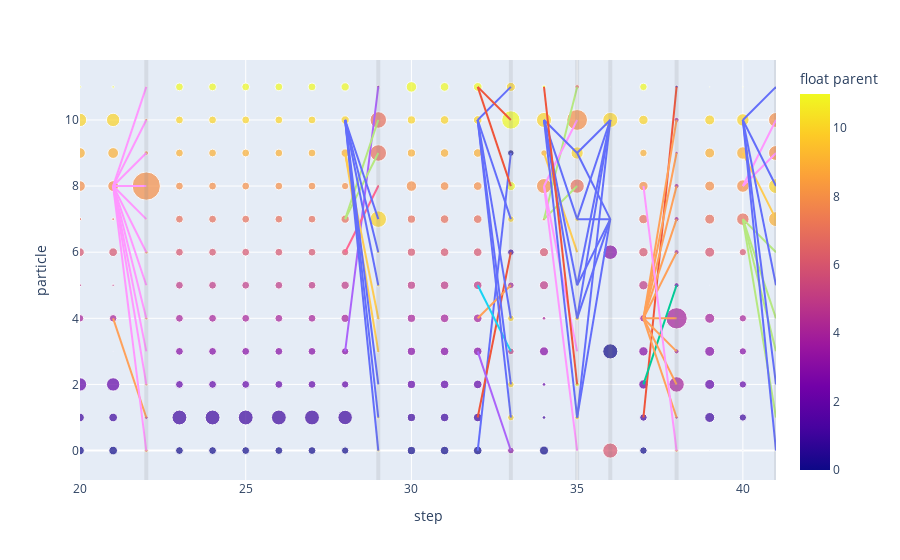

Here is the notebook cell this chart was saved with:
### Code cell
fig = px.scatter(
    recs, x="step", y="particle", size='prop_exp_weight', color="float parent", hover_name="token", 
    hover_data=["context_string","weight", "resample?"], 
    # animation_frame="step", animation_group="parent", 
    range_x=[20,41]
)
resample_steps = recs[recs['resample?'] == True]['step'].unique()
for step in resample_steps:
    fig.add_vline(x=step, line_width=4, opacity=0.15, line_color="gray")


# Add lines connecting dots with the same parent in consecutive steps
parents = recs['parent'].unique()
steps = sorted(recs['step'].unique())

# Ensure color consistency by creating a color map
available_colors = px.colors.qualitative.Plotly
parents = recs['parent'].unique()
color_map = {parent: available_colors[i % len(available_colors)] for i, parent in enumerate(parents)}

# Filter data for steps where resample? is True
resample_data = recs[recs['resample?'] == True]

# Add lines connecting dots with the same parent at resample steps
for parent in parents:
    parent_data = recs[recs['parent'] == parent]
    
    for step in resample_steps:
        data_step_n = parent_data[parent_data['step'] == step]
        data_step_n1 = parent_data[parent_data['step'] == step - 1]
        
        for _, row_n in data_step_n.iterrows():
            for _, row_n1 in data_step_n1.iterrows():
                fig.add_trace(go.Scatter(
                    x=[row_n['step'], row_n1['step']],
                    y=[row_n['particle'], row_n1['particle']],
                    mode='lines',
                    line=dict(color=color_map[parent]),
                    name=f'parent_{parent}',
                    showlegend=False
                ))

# Show the plot
fig.show()

### Figure 1 — Plotly figure (JSON) as saved in the notebook; plotly's stock layout.template omitted (floating-point values rounded to 4 significant figures; data arrays with more than 128 entries replaced by an {"elided": "..."} marker saying what was removed)
{"data": [{"customdata": {"elided": "504x3 mixed values"}, "hovertemplate": "<b>%{hovertext}</b><br><br>step=%{x}<br>particle=%{y}<br>prop_exp_weight=%{marker.size}<br>context_string=%{customdata[0]}<br>weight=%{customdata[1]}<br>resample?=%{customdata[2]}<br>float parent=%{marker.color}<extra></extra>", "hovertext": [[], [], [], [], [], [], [], [], [], [], [], [], " SELECT", " SELECT", " SELECT", " SELECT", " SELECT", " ", " SELECT", " SELECT", " SELECT", " SELECT", " SELECT", " SELECT", " state", " state", " state", " state", " state", " SELECT", " state", " ", " state", " state", " state", " state", "_", "_", "_", "_", "_", " state", "_", " state", "_", "_", "_", "_", "color", "color", "color", "color", "color", "_", "color", "_", "color", "color", "color", "color", ",", ",", ",", ",", ",", "color", ",", "color", ",", ",", ",", ",", " AV", " AV", " vote", " AV", " AV", ",", " AV", ",", " AV", " AV", " vote", " AV", "G", "G", ",", "G", "G", " AV", "G", " AV", "G", "G", ",", "G", "(", "(", " AV", "(", "(", "G", "(", "G", "(", "(", " AV", "(", "age", "age", "G", "vote", " age", "(", "age", "(", "age", "age", "G", "age", ")", ")", "(", ")", " )", "age", ")", " age", ")", ")", "(", ")", " FROM", " FROM", "age", " FROM", " FROM", ")", " FROM", " )", " FROM", " FROM", "age", " FROM", " data", " data", ")", " data", " data", " FROM", " data", " FROM", " data", " data", ")", " data", " WHERE", " WHERE", " FROM", " GROUP", " WHERE", " data", " WHERE", " data", " WHERE", " WHERE", " FROM", " WHERE", " race", " race", " data", " BY", " race", " WHERE", " race", " WHERE", " race", " race", " data", " vote", "_", "_", " GROUP", " state", "_", " race", "_", " race", "_", "_", " GROUP", " =", "eth", "eth", " BY", "_", "eth", "_", "eth", "_", "eth", "eth", " BY", " '", "nic", "nic", " state", "color", "nic", "eth", "nic", "eth", "nic", "nic", " state", "dem", "ity", "ity", "_", " ", "ity", "nic", "ity", "nic", "ity", "ity", "_", "ocrat", " =", " =", "color", " ORDER", " =", "ity", " =", "ity", "='", "='", "color", "'", " '", " '", ",", " BY", " '", " =", " '", " =", "white", "white", ",", " GROUP", "white", "white", " vote", " state", "white", " '", "white", " '", "'", "'", " vote", " BY", "'", "'", " ", "_", "'", "white", "'", "white", " ", " GROUP", " ", " state", " GROUP", " GROUP", " GROUP", " GROUP", " GROUP", " GROUP", " GROUP", " GROUP", " GROUP", " GROUP", " GROUP", " GROUP", " BY", " BY", " BY", " BY", " BY", " BY", " BY", " BY", " BY", " BY", " BY", " BY", " state", " state", " state", " state", " state", " state", " state", " state", " state", " state", " state", " state", "_", "_", "_", "_", "_", "_", "_", "_", "_", "_", "_", "_", "color", "color", "color", "color", "color", "color", "color", "color", "color", "color", "color", "color", " ", " ", "  ", " ", " ", " ", " ", " ORDER", " ", " ORDER", " ORDER", " ", " ORDER", " ORDER", " ORDER", " ORDER", " ORDER", " ORDER", " ORDER", " BY", " ORDER", " BY", " BY", " ORDER", " state", " state", " state", " state", " state", " state", " state", " state", " BY", " state", " state", " BY", "_", "_", "_", "_", "_", "_", "_", "_", " state", "_", "_", " state", "color", "color", "color", "color", "color", "color", "color", "color", "_", "color", "color", "_", ",", " ASC", " ", " ASC", " ASC", " ASC", " ", " ASC", "color", " ASC", " ", "color", " ", " DESC", " ASC", " ", " ASC", " ", " ", " ASC", " ", " age", " ASC", " ASC", " <", " ", " ", " <", " ", " <", " <", " ", " ASC", " ASC", "   ", " ", " ", "</", " <", " ", "</", "</", " ", "<", " <", "</", " ", " <", " <", " <", " ", " <", " </", " <", " <", " <", " <", " <", " <", " <", "/", "/", " <", "/", "s", "/", "/", "/", "/", "/", "/", "/", "s", ">", ">", ">", ">", "/", ">", ">", ">", ">", ">", "s", ">", " ", " ", " ", " ", "s", " ", "▪", "▪", "▪", "▪", ">", " ", "▪", "▪", "▪", "▪", ">", "▪", "▪", "▪", "▪", "▪", " "], "legendgroup": "", "marker": {"color": {"elided": "504 int values"}, "coloraxis": "coloraxis", "size": {"elided": "504 float values"}, "sizemode": "area", "sizeref": 0.02674, "symbol": "circle"}, "mode": "markers", "name": "", "orientation": "v", "showlegend": false, "type": "scatter", "x": {"elided": "504 int values"}, "xaxis": "x", "y": {"elided": "504 int values"}, "yaxis": "y"}, {"line": {"color": "#636EFA"}, "mode": "lines", "name": "parent_0", "showlegend": false, "type": "scatter", "x": [33, 32], "y": [9, 0]}, {"line": {"color": "#EF553B"}, "mode": "lines", "name": "parent_1", "showlegend": false, "type": "scatter", "x": [33, 32], "y": [6, 1]}, {"line": {"color": "#EF553B"}, "mode": "lines", "name": "parent_1", "showlegend": false, "type": "scatter", "x": [38, 37], "y": [11, 1]}, {"line": {"color": "#00CC96"}, "mode": "lines", "name": "parent_2", "showlegend": false, "type": "scatter", "x": [38, 37], "y": [5, 2]}, {"line": {"color": "#AB63FA"}, "mode": "lines", "name": "parent_3", "showlegend": false, "type": "scatter", "x": [29, 28], "y": [11, 3]}, {"line": {"color": "#AB63FA"}, "mode": "lines", "name": "parent_3", "showlegend": false, "type": "scatter", "x": [33, 32], "y": [0, 3]}, {"line": {"color": "#FFA15A"}, "mode": "lines", "name": "parent_4", "showlegend": false, "type": "scatter", "x": [22, 21], "y": [1, 4]}, {"line": {"color": "#FFA15A"}, "mode": "lines", "name": "parent_4", "showlegend": false, "type": "scatter", "x": [33, 32], "y": [5, 4]}, {"line": {"color": "#FFA15A"}, "mode": "lines", "name": "parent_4", "showlegend": false, "type": "scatter", "x": [38, 37], "y": [1, 4]}, {"line": {"color": "#FFA15A"}, "mode": "lines", "name": "parent_4", "showlegend": false, "type": "scatter", "x": [38, 37], "y": [2, 4]}, {"line": {"color": "#FFA15A"}, "mode": "lines", "name": "parent_4", "showlegend": false, "type": "scatter", "x": [38, 37], "y": [3, 4]}, {"line": {"color": "#FFA15A"}, "mode": "lines", "name": "parent_4", "showlegend": false, "type": "scatter", "x": [38, 37], "y": [4, 4]}, {"line": {"color": "#FFA15A"}, "mode": "lines", "name": "parent_4", "showlegend": false, "type": "scatter", "x": [38, 37], "y": [6, 4]}, {"line": {"color": "#FFA15A"}, "mode": "lines", "name": "parent_4", "showlegend": false, "type": "scatter", "x": [38, 37], "y": [7, 4]}, {"line": {"color": "#FFA15A"}, "mode": "lines", "name": "parent_4", "showlegend": false, "type": "scatter", "x": [38, 37], "y": [8, 4]}, {"line": {"color": "#FFA15A"}, "mode": "lines", "name": "parent_4", "showlegend": false, "type": "scatter", "x": [38, 37], "y": [9, 4]}, {"line": {"color": "#FFA15A"}, "mode": "lines", "name": "parent_4", "showlegend": false, "type": "scatter", "x": [38, 37], "y": [10, 4]}, {"line": {"color": "#19D3F3"}, "mode": "lines", "name": "parent_5", "showlegend": false, "type": "scatter", "x": [33, 32], "y": [3, 5]}, {"line": {"color": "#FF6692"}, "mode": "lines", "name": "parent_6", "showlegend": false, "type": "scatter", "x": [29, 28], "y": [8, 6]}, {"line": {"color": "#B6E880"}, "mode": "lines", "name": "parent_7", "showlegend": false, "type": "scatter", "x": [29, 28], "y": [9, 7]}, {"line": {"color": "#B6E880"}, "mode": "lines", "name": "parent_7", "showlegend": false, "type": "scatter", "x": [29, 28], "y": [10, 7]}, {"line": {"color": "#B6E880"}, "mode": "lines", "name": "parent_7", "showlegend": false, "type": "scatter", "x": [35, 34], "y": [8, 7]}, {"line": {"color": "#B6E880"}, "mode": "lines", "name": "parent_7", "showlegend": false, "type": "scatter", "x": [35, 34], "y": [11, 7]}, {"line": {"color": "#B6E880"}, "mode": "lines", "name": "parent_7", "showlegend": false, "type": "scatter", "x": [41, 40], "y": [1, 7]}, {"line": {"color": "#B6E880"}, "mode": "lines", "name": "parent_7", "showlegend": false, "type": "scatter", "x": [41, 40], "y": [3, 7]}, {"line": {"color": "#B6E880"}, "mode": "lines", "name": "parent_7", "showlegend": false, "type": "scatter", "x": [41, 40], "y": [4, 7]}, {"line": {"color": "#B6E880"}, "mode": "lines", "name": "parent_7", "showlegend": false, "type": "scatter", "x": [41, 40], "y": [6, 7]}, {"line": {"color": "#FF97FF"}, "mode": "lines", "name": "parent_8", "showlegend": false, "type": "scatter", "x": [22, 21], "y": [0, 8]}, {"line": {"color": "#FF97FF"}, "mode": "lines", "name": "parent_8", "showlegend": false, "type": "scatter", "x": [22, 21], "y": [2, 8]}, {"line": {"color": "#FF97FF"}, "mode": "lines", "name": "parent_8", "showlegend": false, "type": "scatter", "x": [22, 21], "y": [3, 8]}, {"line": {"color": "#FF97FF"}, "mode": "lines", "name": "parent_8", "showlegend": false, "type": "scatter", "x": [22, 21], "y": [4, 8]}, {"line": {"color": "#FF97FF"}, "mode": "lines", "name": "parent_8", "showlegend": false, "type": "scatter", "x": [22, 21], "y": [5, 8]}, {"line": {"color": "#FF97FF"}, "mode": "lines", "name": "parent_8", "showlegend": false, "type": "scatter", "x": [22, 21], "y": [6, 8]}, {"line": {"color": "#FF97FF"}, "mode": "lines", "name": "parent_8", "showlegend": false, "type": "scatter", "x": [22, 21], "y": [7, 8]}, {"line": {"color": "#FF97FF"}, "mode": "lines", "name": "parent_8", "showlegend": false, "type": "scatter", "x": [22, 21], "y": [8, 8]}, {"line": {"color": "#FF97FF"}, "mode": "lines", "name": "parent_8", "showlegend": false, "type": "scatter", "x": [22, 21], "y": [9, 8]}, {"line": {"color": "#FF97FF"}, "mode": "lines", "name": "parent_8", "showlegend": false, "type": "scatter", "x": [22, 21], "y": [10, 8]}, {"line": {"color": "#FF97FF"}, "mode": "lines", "name": "parent_8", "showlegend": false, "type": "scatter", "x": [22, 21], "y": [11, 8]}, {"line": {"color": "#FF97FF"}, "mode": "lines", "name": "parent_8", "showlegend": false, "type": "scatter", "x": [35, 34], "y": [0, 8]}, {"line": {"color": "#FF97FF"}, "mode": "lines", "name": "parent_8", "showlegend": false, "type": "scatter", "x": [35, 34], "y": [3, 8]}, {"line": {"color": "#FF97FF"}, "mode": "lines", "name": "parent_8", "showlegend": false, "type": "scatter", "x": [35, 34], "y": [10, 8]}, {"line": {"color": "#FF97FF"}, "mode": "lines", "name": "parent_8", "showlegend": false, "type": "scatter", "x": [38, 37], "y": [0, 8]}, {"line": {"color": "#FF97FF"}, "mode": "lines", "name": "parent_8", "showlegend": false, "type": "scatter", "x": [41, 40], "y": [9, 8]}, {"line": {"color": "#FF97FF"}, "mode": "lines", "name": "parent_8", "showlegend": false, "type": "scatter", "x": [41, 40], "y": [10, 8]}, {"line": {"color": "#FECB52"}, "mode": "lines", "name": "parent_9", "showlegend": false, "type": "scatter", "x": [29, 28], "y": [3, 9]}, {"line": {"color": "#FECB52"}, "mode": "lines", "name": "parent_9", "showlegend": false, "type": "scatter", "x": [29, 28], "y": [4, 9]}, {"line": {"color": "#FECB52"}, "mode": "lines", "name": "parent_9", "showlegend": false, "type": "scatter", "x": [35, 34], "y": [6, 9]}, {"line": {"color": "#FECB52"}, "mode": "lines", "name": "parent_9", "showlegend": false, "type": "scatter", "x": [41, 40], "y": [7, 9]}, {"line": {"color": "#636EFA"}, "mode": "lines", "name": "parent_10", "showlegend": false, "type": "scatter", "x": [29, 28], "y": [0, 10]}, {"line": {"color": "#636EFA"}, "mode": "lines", "name": "parent_10", "showlegend": false, "type": "scatter", "x": [29, 28], "y": [1, 10]}, {"line": {"color": "#636EFA"}, "mode": "lines", "name": "parent_10", "showlegend": false, "type": "scatter", "x": [29, 28], "y": [2, 10]}, {"line": {"color": "#636EFA"}, "mode": "lines", "name": "parent_10", "showlegend": false, "type": "scatter", "x": [29, 28], "y": [5, 10]}, {"line": {"color": "#636EFA"}, "mode": "lines", "name": "parent_10", "showlegend": false, "type": "scatter", "x": [29, 28], "y": [6, 10]}, {"line": {"color": "#636EFA"}, "mode": "lines", "name": "parent_10", "showlegend": false, "type": "scatter", "x": [29, 28], "y": [7, 10]}, {"line": {"color": "#636EFA"}, "mode": "lines", "name": "parent_10", "showlegend": false, "type": "scatter", "x": [33, 32], "y": [1, 10]}, {"line": {"color": "#636EFA"}, "mode": "lines", "name": "parent_10", "showlegend": false, "type": "scatter", "x": [33, 32], "y": [2, 10]}, {"line": {"color": "#636EFA"}, "mode": "lines", "name": "parent_10", "showlegend": false, "type": "scatter", "x": [33, 32], "y": [4, 10]}, {"line": {"color": "#636EFA"}, "mode": "lines", "name": "parent_10", "showlegend": false, "type": "scatter", "x": [33, 32], "y": [7, 10]}, {"line": {"color": "#636EFA"}, "mode": "lines", "name": "parent_10", "showlegend": false, "type": "scatter", "x": [33, 32], "y": [11, 10]}, {"line": {"color": "#636EFA"}, "mode": "lines", "name": "parent_10", "showlegend": false, "type": "scatter", "x": [35, 34], "y": [1, 10]}, {"line": {"color": "#636EFA"}, "mode": "lines", "name": "parent_10", "showlegend": false, "type": "scatter", "x": [35, 34], "y": [4, 10]}, {"line": {"color": "#636EFA"}, "mode": "lines", "name": "parent_10", "showlegend": false, "type": "scatter", "x": [35, 34], "y": [5, 10]}, {"line": {"color": "#636EFA"}, "mode": "lines", "name": "parent_10", "showlegend": false, "type": "scatter", "x": [35, 34], "y": [7, 10]}, {"line": {"color": "#636EFA"}, "mode": "lines", "name": "parent_10", "showlegend": false, "type": "scatter", "x": [35, 34], "y": [9, 10]}, {"line": {"color": "#636EFA"}, "mode": "lines", "name": "parent_10", "showlegend": false, "type": "scatter", "x": [36, 35], "y": [7, 1]}, {"line": {"color": "#636EFA"}, "mode": "lines", "name": "parent_10", "showlegend": false, "type": "scatter", "x": [36, 35], "y": [7, 4]}, {"line": {"color": "#636EFA"}, "mode": "lines", "name": "parent_10", "showlegend": false, "type": "scatter", "x": [36, 35], "y": [7, 5]}, {"line": {"color": "#636EFA"}, "mode": "lines", "name": "parent_10", "showlegend": false, "type": "scatter", "x": [36, 35], "y": [7, 7]}, {"line": {"color": "#636EFA"}, "mode": "lines", "name": "parent_10", "showlegend": false, "type": "scatter", "x": [36, 35], "y": [7, 9]}, {"line": {"color": "#636EFA"}, "mode": "lines", "name": "parent_10", "showlegend": false, "type": "scatter", "x": [36, 35], "y": [10, 1]}, {"line": {"color": "#636EFA"}, "mode": "lines", "name": "parent_10", "showlegend": false, "type": "scatter", "x": [36, 35], "y": [10, 4]}, {"line": {"color": "#636EFA"}, "mode": "lines", "name": "parent_10", "showlegend": false, "type": "scatter", "x": [36, 35], "y": [10, 5]}, {"line": {"color": "#636EFA"}, "mode": "lines", "name": "parent_10", "showlegend": false, "type": "scatter", "x": [36, 35], "y": [10, 7]}, {"line": {"color": "#636EFA"}, "mode": "lines", "name": "parent_10", "showlegend": false, "type": "scatter", "x": [36, 35], "y": [10, 9]}, {"line": {"color": "#636EFA"}, "mode": "lines", "name": "parent_10", "showlegend": false, "type": "scatter", "x": [41, 40], "y": [0, 10]}, {"line": {"color": "#636EFA"}, "mode": "lines", "name": "parent_10", "showlegend": false, "type": "scatter", "x": [41, 40], "y": [2, 10]}, {"line": {"color": "#636EFA"}, "mode": "lines", "name": "parent_10", "showlegend": false, "type": "scatter", "x": [41, 40], "y": [5, 10]}, {"line": {"color": "#636EFA"}, "mode": "lines", "name": "parent_10", "showlegend": false, "type": "scatter", "x": [41, 40], "y": [8, 10]}, {"line": {"color": "#636EFA"}, "mode": "lines", "name": "parent_10", "showlegend": false, "type": "scatter", "x": [41, 40], "y": [11, 10]}, {"line": {"color": "#EF553B"}, "mode": "lines", "name": "parent_11", "showlegend": false, "type": "scatter", "x": [33, 32], "y": [8, 11]}, {"line": {"color": "#EF553B"}, "mode": "lines", "name": "parent_11", "showlegend": false, "type": "scatter", "x": [33, 32], "y": [10, 11]}, {"line": {"color": "#EF553B"}, "mode": "lines", "name": "parent_11", "showlegend": false, "type": "scatter", "x": [35, 34], "y": [2, 11]}], "layout": {"coloraxis": {"colorbar": {"title": {"text": "float parent"}}, "colorscale": [[0, "#0d0887"], [0.1111, "#46039f"], [0.2222, "#7201a8"], [0.3333, "#9c179e"], [0.4444, "#bd3786"], [0.5556, "#d8576b"], [0.6667, "#ed7953"], [0.7778, "#fb9f3a"], [0.8889, "#fdca26"], [1, "#f0f921"]]}, "legend": {"itemsizing": "constant", "tracegroupgap": 0}, "margin": {"t": 60}, "shapes": [{"line": {"color": "gray", "width": 4}, "opacity": 0.15, "type": "line", "x0": 22, "x1": 22, "xref": "x", "y0": 0, "y1": 1, "yref": "y domain"}, {"line": {"color": "gray", "width": 4}, "opacity": 0.15, "type": "line", "x0": 29, "x1": 29, "xref": "x", "y0": 0, "y1": 1, "yref": "y domain"}, {"line": {"color": "gray", "width": 4}, "opacity": 0.15, "type": "line", "x0": 33, "x1": 33, "xref": "x", "y0": 0, "y1": 1, "yref": "y domain"}, {"line": {"color": "gray", "width": 4}, "opacity": 0.15, "type": "line", "x0": 35, "x1": 35, "xref": "x", "y0": 0, "y1": 1, "yref": "y domain"}, {"line": {"color": "gray", "width": 4}, "opacity": 0.15, "type": "line", "x0": 36, "x1": 36, "xref": "x", "y0": 0, "y1": 1, "yref": "y domain"}, {"line": {"color": "gray", "width": 4}, "opacity": 0.15, "type": "line", "x0": 38, "x1": 38, "xref": "x", "y0": 0, "y1": 1, "yref": "y domain"}, {"line": {"color": "gray", "width": 4}, "opacity": 0.15, "type": "line", "x0": 41, "x1": 41, "xref": "x", "y0": 0, "y1": 1, "yref": "y domain"}], "xaxis": {"anchor": "y", "domain": [0, 1], "range": [20, 41], "title": {"text": "step"}}, "yaxis": {"anchor": "x", "domain": [0, 1], "title": {"text": "particle"}}}}
